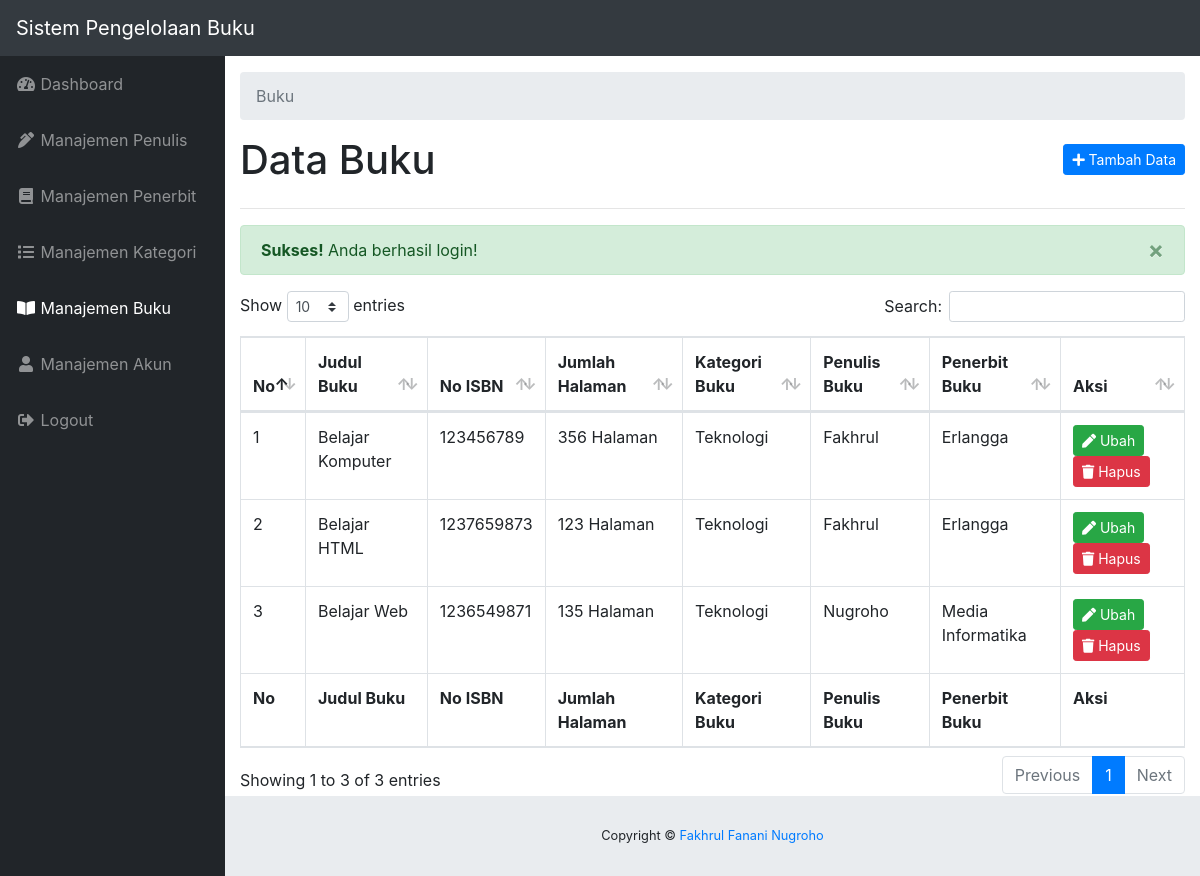
Page /buku/index.php (signed in) on the committed database.
### tables this page shows
CREATE TABLE `tbl_buku` (
  `id` int(11) NOT NULL,
  `judul` varchar(100) DEFAULT NULL,
  `isbn` int(10) DEFAULT NULL,
  `jumlah_halaman` int(11) DEFAULT NULL,
  `id_kategori` int(11) DEFAULT NULL,
  `id_penulis` int(11) DEFAULT NULL,
  `id_penerbit` int(11) DEFAULT NULL
);

CREATE TABLE `tbl_kategori` (
  `id` int(11) NOT NULL,
  `nama` varchar(30) DEFAULT NULL
);

CREATE TABLE `tbl_penulis` (
  `id` int(11) NOT NULL,
  `nama` varchar(100) DEFAULT NULL,
  `alamat` varchar(255) DEFAULT NULL,
  `umur` int(2) DEFAULT NULL
);

CREATE TABLE `tbl_penerbit` (
  `id` int(11) NOT NULL,
  `nama` varchar(20) DEFAULT NULL,
  `alamat` varchar(100) DEFAULT NULL
);

### init/functions.php (called while the page is built, shortened)
<?php
function base_url($path = NULL){
	$base_url = 'http://localhost/sistem-pengelolaan-buku/';
	if($path == NULL) return $base_url;
	else return $base_url . $path;
}
function title($title = NULL){
	$app_title = "Sistem Pengelolaan Buku";
	if($title == NULL) return $app_title;
	else return $app_title . ' - ' . $title;
}
function check_flash_message($tipe){
	if (isset($_SESSION['flash_message'])) {
		if($_SESSION['flash_message']['tipe'] == $tipe) return TRUE;
		else return FALSE;
	}
}
function get_flash_message(){
	$pesan = $_SESSION['flash_message']['pesan'];
	return $pesan;
}
?>

### buku/index.php (the view, shortened to what this page needs)
<?php
require_once '../init.php';
$active = 'buku';
$query = mysqli_query($koneksi, "SELECT tbl_buku.id, tbl_buku.judul, tbl_buku.isbn, tbl_buku.jumlah_halaman, tbl_kategori.nama AS kategori, tbl_penulis.nama AS penulis, tbl_penerbit.nama AS penerbit FROM tbl_buku INNER JOIN tbl_kategori ON tbl_buku.id_kategori = tbl_kategori.id INNER JOIN tbl_penulis ON tbl_buku.id_penulis = tbl_penulis.id INNER JOIN tbl_penerbit ON tbl_buku.id_penerbit = tbl_penerbit.id");
$no = 1;
?>
<!DOCTYPE html>
<html lang="en">
<head>
	<link href="<?php echo base_url('dashboard-template/vendor/fontawesome-free/css/all.min.css') ?>" rel="stylesheet" type="text/css">
	<link href="<?php echo base_url('dashboard-template/vendor/datatables/dataTables.bootstrap4.css') ?>" rel="stylesheet">
	<link href="<?php echo base_url('dashboard-template/css/sb-admin.css') ?>" rel="stylesheet">
</head>
<body id="page-top">
	<nav class="navbar navbar-expand navbar-dark bg-dark static-top">
		<a class="navbar-brand mr-1" href="index.html"><?php echo title() ?></a>
	</nav>
	<div id="wrapper">
	<?php require_once '../_sidebar.php'; ?>
	<div id="content-wrapper">
		<div class="container-fluid">
			<ol class="breadcrumb">
				<li class="breadcrumb-item active">
					Buku
				</li>
			</ol>
		<div class="clearfix">
			<h1 class="float-left">Data Buku</h1>
			<a href="<?php echo base_url('buku/tambah.php') ?>" class="btn btn-sm btn-primary float-right mt-2"><i class="fas fa-plus"></i> Tambah Data</a>
		</div>
		<hr>
		<?php if(check_flash_message('sukses')) : ?>
			<div class="alert alert-success alert-dismissible fade show" role="alert">
				<strong><?php echo ucfirst($_SESSION['flash_message']['tipe']) ?>!</strong> <?php echo get_flash_message() ?>
				<button type="button" class="close" data-dismiss="alert" aria-label="Close">
					<span aria-hidden="true">&times;</span>
				</button>
			</div>
		<?php endif; ?>
		<table class="table table-bordered" id="dataTable" width="100%" cellspacing="0">
			<thead>
				<tr>
					<th>No</th>
					<th>Judul Buku</th>
					<th>No ISBN</th>
					<th>Jumlah Halaman</th>
					<th>Kategori Buku</th>
					<th>Penulis Buku</th>
					<th>Penerbit Buku</th>
					<th>Aksi</th>
				</tr>
			</thead>
			<tbody>
				<?php while($buku = mysqli_fetch_assoc($query)) : ?>
					<tr>
						<td><?php echo $no++ ?></td>
						<td><?php echo $buku['judul'] ?></td>
						<td><?php echo $buku['isbn'] ?></td>
						<td><?php echo $buku['jumlah_halaman'] ?> Halaman</td>
						<td><?php echo $buku['kategori'] ?></td>
						<td><?php echo $buku['penulis'] ?></td>
						<td><?php echo $buku['penerbit'] ?></td>
						<td>
							<a href="<?php echo base_url('buku/ubah.php?id=' . $buku['id']) ?>" class="btn btn-sm btn-success"><i class="fas fa-pen"></i> Ubah</a>
							<a href="<?php echo base_url('buku/hapus.php?id=' . $buku['id']) ?>" class="btn btn-sm btn-danger" onclick="return confirm('apakah anda yakin?')"><i class="fas fa-trash"></i> Hapus</a>
						</td>
					</tr>
				<?php endwhile; ?>
			</tbody>
			<tfoot>
				<tr>
					<th>No</th>
					<th>Judul Buku</th>
					<th>No ISBN</th>
					<th>Jumlah Halaman</th>
					<th>Kategori Buku</th>
					<th>Penulis Buku</th>
					<th>Penerbit Buku</th>
					<th>Aksi</th>
				</tr>
			</tfoot>
		</table>
		</div>
		<?php require_once '../_footer.php'; ?>
	</div>
	</div>
</body>
</html>

### _sidebar.php
<ul class="sidebar navbar-nav">
	<li class="nav-item <?php echo $active == 'dashboard' ? 'active' : '' ?>">
		<a class="nav-link" href="<?php echo base_url('dashboard.php') ?>">
			<i class="fas fa-fw fa-tachometer-alt"></i>
			<span>Dashboard</span>
		</a>
	</li>
	<li class="nav-item <?php echo $active == 'penulis' ? 'active' : '' ?>">
		<a class="nav-link" href="<?php echo base_url('penulis/index.php') ?>">
			<i class="fas fa-fw fa-pen-alt"></i>
			<span>Manajemen Penulis</span>
		</a>
	</li>
	<li class="nav-item <?php echo $active == 'penerbit' ? 'active' : '' ?>">
		<a class="nav-link" href="<?php echo base_url('penerbit/index.php') ?>">
			<i class="fas fa-fw fa-book"></i>
			<span>Manajemen Penerbit</span>
		</a>
	</li>
	<li class="nav-item <?php echo $active == 'kategori' ? 'active' : '' ?>">
		<a class="nav-link" href="<?php echo base_url('kategori/index.php') ?>">
			<i class="fas fa-fw fa-list"></i>
			<span>Manajemen Kategori</span>
		</a>
	</li>
	<li class="nav-item <?php echo $active == 'buku' ? 'active' : '' ?>">
		<a class="nav-link" href="<?php echo base_url('buku/index.php') ?>">
			<i class="fas fa-fw fa-book-open"></i>
			<span>Manajemen Buku</span>
		</a>
	</li>
	<li class="nav-item <?php echo $active == 'akun' ? 'active' : '' ?>">
		<a class="nav-link" href="<?php echo base_url('akun/index.php') ?>">
			<i class="fas fa-fw fa-user"></i>
			<span>Manajemen Akun</span>
		</a>
	</li>
	<li class="nav-item">
		<a class="nav-link" href="<?php echo base_url('logout.php') ?>" onclick="return confirm('apakah anda yakin?')">
			<i class="fas fa-fw fa-sign-out-alt"></i>
			<span>Logout</span>
		</a>
	</li>
</ul>

### _footer.php
<footer class="sticky-footer">
	<div class="container my-auto">
		<div class="copyright text-center my-auto">
			<span>Copyright © <a href="https://www.instagram.com/nugrohocode/" target="_blank">Fakhrul Fanani Nugroho</a></span>
		</div>
	</div>
</footer>

### rows in the picture
tbl_buku: judul "Belajar Komputer", isbn "123456789", jumlah_halaman "356", id_kategori.nama "Teknologi", id_penulis.nama "Fakhrul", id_penerbit.nama "Erlangga"
tbl_buku: judul "Belajar HTML", isbn "1237659873", jumlah_halaman "123", id_kategori.nama "Teknologi", id_penulis.nama "Fakhrul", id_penerbit.nama "Erlangga"
tbl_buku: judul "Belajar Web", isbn "1236549871", jumlah_halaman "135", id_kategori.nama "Teknologi", id_penulis.nama "Nugroho", id_penerbit.nama "Media Informatika"

### other values in the picture
title() "Sistem Pengelolaan Buku"
$_SESSION['flash_message']['tipe'] "Sukses"
get_flash_message() "Anda berhasil login!"
